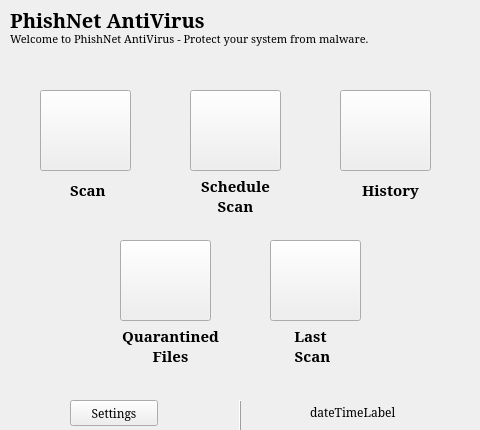
<?xml version="1.0" encoding="UTF-8"?>
<ui version="4.0">
 <class>HomePage</class>
 <widget class="QWidget" name="HomePage">
  <property name="geometry">
   <rect>
    <x>0</x>
    <y>0</y>
    <width>480</width>
    <height>430</height>
   </rect>
  </property>
  <property name="palette">
   <palette>
    <active>
     <colorrole role="WindowText">
      <brush brushstyle="SolidPattern">
       <color alpha="255">
        <red>57</red>
        <green>79</green>
        <blue>53</blue>
       </color>
      </brush>
     </colorrole>
     <colorrole role="Button">
      <brush brushstyle="SolidPattern">
       <color alpha="255">
        <red>194</red>
        <green>210</green>
        <blue>186</blue>
       </color>
      </brush>
     </colorrole>
     <colorrole role="Light">
      <brush brushstyle="SolidPattern">
       <color alpha="255">
        <red>255</red>
        <green>255</green>
        <blue>255</blue>
       </color>
      </brush>
     </colorrole>
     <colorrole role="Midlight">
      <brush brushstyle="SolidPattern">
       <color alpha="255">
        <red>224</red>
        <green>232</green>
        <blue>220</blue>
       </color>
      </brush>
     </colorrole>
     <colorrole role="Dark">
      <brush brushstyle="SolidPattern">
       <color alpha="255">
        <red>97</red>
        <green>105</green>
        <blue>93</blue>
       </color>
      </brush>
     </colorrole>
     <colorrole role="Mid">
      <brush brushstyle="SolidPattern">
       <color alpha="255">
        <red>129</red>
        <green>140</green>
        <blue>124</blue>
       </color>
      </brush>
     </colorrole>
     <colorrole role="Text">
      <brush brushstyle="SolidPattern">
       <color alpha="255">
        <red>0</red>
        <green>0</green>
        <blue>0</blue>
       </color>
      </brush>
     </colorrole>
     <colorrole role="BrightText">
      <brush brushstyle="SolidPattern">
       <color alpha="255">
        <red>255</red>
        <green>255</green>
        <blue>255</blue>
       </color>
      </brush>
     </colorrole>
     <colorrole role="ButtonText">
      <brush brushstyle="SolidPattern">
       <color alpha="255">
        <red>0</red>
        <green>0</green>
        <blue>0</blue>
       </color>
      </brush>
     </colorrole>
     <colorrole role="Base">
      <brush brushstyle="SolidPattern">
       <color alpha="255">
        <red>255</red>
        <green>255</green>
        <blue>255</blue>
       </color>
      </brush>
     </colorrole>
     <colorrole role="Window">
      <brush brushstyle="SolidPattern">
       <color alpha="255">
        <red>255</red>
        <green>255</green>
        <blue>255</blue>
       </color>
      </brush>
     </colorrole>
     <colorrole role="Shadow">
      <brush brushstyle="SolidPattern">
       <color alpha="255">
        <red>0</red>
        <green>0</green>
        <blue>0</blue>
       </color>
      </brush>
     </colorrole>
     <colorrole role="AlternateBase">
      <brush brushstyle="SolidPattern">
       <color alpha="255">
        <red>224</red>
        <green>232</green>
        <blue>220</blue>
       </color>
      </brush>
     </colorrole>
     <colorrole role="ToolTipBase">
      <brush brushstyle="SolidPattern">
       <color alpha="255">
        <red>255</red>
        <green>255</green>
        <blue>220</blue>
       </color>
      </brush>
     </colorrole>
     <colorrole role="ToolTipText">
      <brush brushstyle="SolidPattern">
       <color alpha="255">
        <red>0</red>
        <green>0</green>
        <blue>0</blue>
       </color>
      </brush>
     </colorrole>
     <colorrole role="PlaceholderText">
      <brush brushstyle="SolidPattern">
       <color alpha="127">
        <red>0</red>
        <green>0</green>
        <blue>0</blue>
       </color>
      </brush>
     </colorrole>
    </active>
    <inactive>
     <colorrole role="WindowText">
      <brush brushstyle="SolidPattern">
       <color alpha="255">
        <red>0</red>
        <green>0</green>
        <blue>0</blue>
       </color>
      </brush>
     </colorrole>
     <colorrole role="Button">
      <brush brushstyle="SolidPattern">
       <color alpha="255">
        <red>239</red>
        <green>239</green>
        <blue>239</blue>
       </color>
      </brush>
     </colorrole>
     <colorrole role="Light">
      <brush brushstyle="SolidPattern">
       <color alpha="255">
        <red>255</red>
        <green>255</green>
        <blue>255</blue>
       </color>
      </brush>
     </colorrole>
     <colorrole role="Midlight">
      <brush brushstyle="SolidPattern">
       <color alpha="255">
        <red>202</red>
        <green>202</green>
        <blue>202</blue>
       </color>
      </brush>
     </colorrole>
     <colorrole role="Dark">
      <brush brushstyle="SolidPattern">
       <color alpha="255">
        <red>159</red>
        <green>159</green>
        <blue>159</blue>
       </color>
      </brush>
     </colorrole>
     <colorrole role="Mid">
      <brush brushstyle="SolidPattern">
       <color alpha="255">
        <red>184</red>
        <green>184</green>
        <blue>184</blue>
       </color>
      </brush>
     </colorrole>
     <colorrole role="Text">
      <brush brushstyle="SolidPattern">
       <color alpha="255">
        <red>0</red>
        <green>0</green>
        <blue>0</blue>
       </color>
      </brush>
     </colorrole>
     <colorrole role="BrightText">
      <brush brushstyle="SolidPattern">
       <color alpha="255">
        <red>255</red>
        <green>255</green>
        <blue>255</blue>
       </color>
      </brush>
     </colorrole>
     <colorrole role="ButtonText">
      <brush brushstyle="SolidPattern">
       <color alpha="255">
        <red>0</red>
        <green>0</green>
        <blue>0</blue>
       </color>
      </brush>
     </colorrole>
     <colorrole role="Base">
      <brush brushstyle="SolidPattern">
       <color alpha="255">
        <red>255</red>
        <green>255</green>
        <blue>255</blue>
       </color>
      </brush>
     </colorrole>
     <colorrole role="Window">
      <brush brushstyle="SolidPattern">
       <color alpha="255">
        <red>239</red>
        <green>239</green>
        <blue>239</blue>
       </color>
      </brush>
     </colorrole>
     <colorrole role="Shadow">
      <brush brushstyle="SolidPattern">
       <color alpha="255">
        <red>118</red>
        <green>118</green>
        <blue>118</blue>
       </color>
      </brush>
     </colorrole>
     <colorrole role="AlternateBase">
      <brush brushstyle="SolidPattern">
       <color alpha="255">
        <red>247</red>
        <green>247</green>
        <blue>247</blue>
       </color>
      </brush>
     </colorrole>
     <colorrole role="ToolTipBase">
      <brush brushstyle="SolidPattern">
       <color alpha="255">
        <red>255</red>
        <green>255</green>
        <blue>220</blue>
       </color>
      </brush>
     </colorrole>
     <colorrole role="ToolTipText">
      <brush brushstyle="SolidPattern">
       <color alpha="255">
        <red>0</red>
        <green>0</green>
        <blue>0</blue>
       </color>
      </brush>
     </colorrole>
     <colorrole role="PlaceholderText">
      <brush brushstyle="SolidPattern">
       <color alpha="128">
        <red>0</red>
        <green>0</green>
        <blue>0</blue>
       </color>
      </brush>
     </colorrole>
    </inactive>
    <disabled>
     <colorrole role="WindowText">
      <brush brushstyle="SolidPattern">
       <color alpha="255">
        <red>97</red>
        <green>105</green>
        <blue>93</blue>
       </color>
      </brush>
     </colorrole>
     <colorrole role="Button">
      <brush brushstyle="SolidPattern">
       <color alpha="255">
        <red>194</red>
        <green>210</green>
        <blue>186</blue>
       </color>
      </brush>
     </colorrole>
     <colorrole role="Light">
      <brush brushstyle="SolidPattern">
       <color alpha="255">
        <red>255</red>
        <green>255</green>
        <blue>255</blue>
       </color>
      </brush>
     </colorrole>
     <colorrole role="Midlight">
      <brush brushstyle="SolidPattern">
       <color alpha="255">
        <red>224</red>
        <green>232</green>
        <blue>220</blue>
       </color>
      </brush>
     </colorrole>
     <colorrole role="Dark">
      <brush brushstyle="SolidPattern">
       <color alpha="255">
        <red>97</red>
        <green>105</green>
        <blue>93</blue>
       </color>
      </brush>
     </colorrole>
     <colorrole role="Mid">
      <brush brushstyle="SolidPattern">
       <color alpha="255">
        <red>129</red>
        <green>140</green>
        <blue>124</blue>
       </color>
      </brush>
     </colorrole>
     <colorrole role="Text">
      <brush brushstyle="SolidPattern">
       <color alpha="255">
        <red>97</red>
        <green>105</green>
        <blue>93</blue>
       </color>
      </brush>
     </colorrole>
     <colorrole role="BrightText">
      <brush brushstyle="SolidPattern">
       <color alpha="255">
        <red>255</red>
        <green>255</green>
        <blue>255</blue>
       </color>
      </brush>
     </colorrole>
     <colorrole role="ButtonText">
      <brush brushstyle="SolidPattern">
       <color alpha="255">
        <red>97</red>
        <green>105</green>
        <blue>93</blue>
       </color>
      </brush>
     </colorrole>
     <colorrole role="Base">
      <brush brushstyle="SolidPattern">
       <color alpha="255">
        <red>255</red>
        <green>255</green>
        <blue>255</blue>
       </color>
      </brush>
     </colorrole>
     <colorrole role="Window">
      <brush brushstyle="SolidPattern">
       <color alpha="255">
        <red>255</red>
        <green>255</green>
        <blue>255</blue>
       </color>
      </brush>
     </colorrole>
     <colorrole role="Shadow">
      <brush brushstyle="SolidPattern">
       <color alpha="255">
        <red>177</red>
        <green>177</green>
        <blue>177</blue>
       </color>
      </brush>
     </colorrole>
     <colorrole role="AlternateBase">
      <brush brushstyle="SolidPattern">
       <color alpha="255">
        <red>247</red>
        <green>247</green>
        <blue>247</blue>
       </color>
      </brush>
     </colorrole>
     <colorrole role="ToolTipBase">
      <brush brushstyle="SolidPattern">
       <color alpha="255">
        <red>255</red>
        <green>255</green>
        <blue>220</blue>
       </color>
      </brush>
     </colorrole>
     <colorrole role="ToolTipText">
      <brush brushstyle="SolidPattern">
       <color alpha="255">
        <red>0</red>
        <green>0</green>
        <blue>0</blue>
       </color>
      </brush>
     </colorrole>
     <colorrole role="PlaceholderText">
      <brush brushstyle="SolidPattern">
       <color alpha="128">
        <red>0</red>
        <green>0</green>
        <blue>0</blue>
       </color>
      </brush>
     </colorrole>
    </disabled>
   </palette>
  </property>
  <property name="windowTitle">
   <string>Form</string>
  </property>
  <widget class="QLabel" name="label">
   <property name="geometry">
    <rect>
     <x>10</x>
     <y>10</y>
     <width>201</width>
     <height>20</height>
    </rect>
   </property>
   <property name="palette">
    <palette>
     <active>
      <colorrole role="WindowText">
       <brush brushstyle="SolidPattern">
        <color alpha="255">
         <red>0</red>
         <green>0</green>
         <blue>0</blue>
        </color>
       </brush>
      </colorrole>
     </active>
     <inactive>
      <colorrole role="WindowText">
       <brush brushstyle="SolidPattern">
        <color alpha="255">
         <red>0</red>
         <green>0</green>
         <blue>0</blue>
        </color>
       </brush>
      </colorrole>
     </inactive>
     <disabled>
      <colorrole role="WindowText">
       <brush brushstyle="SolidPattern">
        <color alpha="255">
         <red>97</red>
         <green>105</green>
         <blue>93</blue>
        </color>
       </brush>
      </colorrole>
     </disabled>
    </palette>
   </property>
   <property name="font">
    <font>
     <family>Serif</family>
     <pointsize>15</pointsize>
     <bold>true</bold>
    </font>
   </property>
   <property name="text">
    <string>PhishNet AntiVirus</string>
   </property>
  </widget>
  <widget class="QLabel" name="label_2">
   <property name="geometry">
    <rect>
     <x>10</x>
     <y>30</y>
     <width>411</width>
     <height>18</height>
    </rect>
   </property>
   <property name="palette">
    <palette>
     <active>
      <colorrole role="WindowText">
       <brush brushstyle="SolidPattern">
        <color alpha="255">
         <red>94</red>
         <green>92</green>
         <blue>100</blue>
        </color>
       </brush>
      </colorrole>
     </active>
     <inactive>
      <colorrole role="WindowText">
       <brush brushstyle="SolidPattern">
        <color alpha="255">
         <red>0</red>
         <green>0</green>
         <blue>0</blue>
        </color>
       </brush>
      </colorrole>
     </inactive>
     <disabled>
      <colorrole role="WindowText">
       <brush brushstyle="SolidPattern">
        <color alpha="255">
         <red>97</red>
         <green>105</green>
         <blue>93</blue>
        </color>
       </brush>
      </colorrole>
     </disabled>
    </palette>
   </property>
   <property name="font">
    <font>
     <family>Serif</family>
     <pointsize>8</pointsize>
    </font>
   </property>
   <property name="text">
    <string>Welcome to PhishNet AntiVirus - Protect your system from malware. </string>
   </property>
  </widget>
  <widget class="QPushButton" name="pushButton">
   <property name="geometry">
    <rect>
     <x>40</x>
     <y>90</y>
     <width>91</width>
     <height>81</height>
    </rect>
   </property>
   <property name="palette">
    <palette>
     <active>
      <colorrole role="Button">
       <brush brushstyle="SolidPattern">
        <color alpha="255">
         <red>255</red>
         <green>255</green>
         <blue>255</blue>
        </color>
       </brush>
      </colorrole>
      <colorrole role="ButtonText">
       <brush brushstyle="SolidPattern">
        <color alpha="255">
         <red>57</red>
         <green>79</green>
         <blue>53</blue>
        </color>
       </brush>
      </colorrole>
     </active>
     <inactive>
      <colorrole role="Button">
       <brush brushstyle="SolidPattern">
        <color alpha="255">
         <red>239</red>
         <green>239</green>
         <blue>239</blue>
        </color>
       </brush>
      </colorrole>
      <colorrole role="ButtonText">
       <brush brushstyle="SolidPattern">
        <color alpha="255">
         <red>0</red>
         <green>0</green>
         <blue>0</blue>
        </color>
       </brush>
      </colorrole>
     </inactive>
     <disabled>
      <colorrole role="Button">
       <brush brushstyle="SolidPattern">
        <color alpha="255">
         <red>255</red>
         <green>255</green>
         <blue>255</blue>
        </color>
       </brush>
      </colorrole>
      <colorrole role="ButtonText">
       <brush brushstyle="SolidPattern">
        <color alpha="255">
         <red>97</red>
         <green>105</green>
         <blue>93</blue>
        </color>
       </brush>
      </colorrole>
     </disabled>
    </palette>
   </property>
   <property name="font">
    <font>
     <family>Serif</family>
     <bold>true</bold>
    </font>
   </property>
   <property name="text">
    <string/>
   </property>
   <property name="icon">
    <iconset>
     <normaloff>../../scan icon.webp</normaloff>../../scan icon.webp</iconset>
   </property>
   <property name="iconSize">
    <size>
     <width>60</width>
     <height>60</height>
    </size>
   </property>
  </widget>
  <widget class="QPushButton" name="pushButton_2">
   <property name="geometry">
    <rect>
     <x>190</x>
     <y>90</y>
     <width>91</width>
     <height>81</height>
    </rect>
   </property>
   <property name="palette">
    <palette>
     <active>
      <colorrole role="WindowText">
       <brush brushstyle="SolidPattern">
        <color alpha="255">
         <red>57</red>
         <green>79</green>
         <blue>53</blue>
        </color>
       </brush>
      </colorrole>
      <colorrole role="Button">
       <brush brushstyle="SolidPattern">
        <color alpha="255">
         <red>255</red>
         <green>255</green>
         <blue>255</blue>
        </color>
       </brush>
      </colorrole>
      <colorrole role="ButtonText">
       <brush brushstyle="SolidPattern">
        <color alpha="255">
         <red>57</red>
         <green>79</green>
         <blue>53</blue>
        </color>
       </brush>
      </colorrole>
     </active>
     <inactive>
      <colorrole role="WindowText">
       <brush brushstyle="SolidPattern">
        <color alpha="255">
         <red>0</red>
         <green>0</green>
         <blue>0</blue>
        </color>
       </brush>
      </colorrole>
      <colorrole role="Button">
       <brush brushstyle="SolidPattern">
        <color alpha="255">
         <red>239</red>
         <green>239</green>
         <blue>239</blue>
        </color>
       </brush>
      </colorrole>
      <colorrole role="ButtonText">
       <brush brushstyle="SolidPattern">
        <color alpha="255">
         <red>0</red>
         <green>0</green>
         <blue>0</blue>
        </color>
       </brush>
      </colorrole>
     </inactive>
     <disabled>
      <colorrole role="WindowText">
       <brush brushstyle="SolidPattern">
        <color alpha="255">
         <red>97</red>
         <green>105</green>
         <blue>93</blue>
        </color>
       </brush>
      </colorrole>
      <colorrole role="Button">
       <brush brushstyle="SolidPattern">
        <color alpha="255">
         <red>255</red>
         <green>255</green>
         <blue>255</blue>
        </color>
       </brush>
      </colorrole>
      <colorrole role="ButtonText">
       <brush brushstyle="SolidPattern">
        <color alpha="255">
         <red>97</red>
         <green>105</green>
         <blue>93</blue>
        </color>
       </brush>
      </colorrole>
     </disabled>
    </palette>
   </property>
   <property name="font">
    <font>
     <family>Serif</family>
     <pointsize>11</pointsize>
     <bold>true</bold>
    </font>
   </property>
   <property name="text">
    <string/>
   </property>
   <property name="icon">
    <iconset>
     <normaloff>../../schedulescancorrect.png</normaloff>../../schedulescancorrect.png</iconset>
   </property>
   <property name="iconSize">
    <size>
     <width>75</width>
     <height>75</height>
    </size>
   </property>
  </widget>
  <widget class="QPushButton" name="pushButton_6">
   <property name="geometry">
    <rect>
     <x>340</x>
     <y>90</y>
     <width>91</width>
     <height>81</height>
    </rect>
   </property>
   <property name="palette">
    <palette>
     <active>
      <colorrole role="Button">
       <brush brushstyle="SolidPattern">
        <color alpha="255">
         <red>255</red>
         <green>255</green>
         <blue>255</blue>
        </color>
       </brush>
      </colorrole>
      <colorrole role="ButtonText">
       <brush brushstyle="SolidPattern">
        <color alpha="255">
         <red>57</red>
         <green>79</green>
         <blue>53</blue>
        </color>
       </brush>
      </colorrole>
     </active>
     <inactive>
      <colorrole role="Button">
       <brush brushstyle="SolidPattern">
        <color alpha="255">
         <red>239</red>
         <green>239</green>
         <blue>239</blue>
        </color>
       </brush>
      </colorrole>
      <colorrole role="ButtonText">
       <brush brushstyle="SolidPattern">
        <color alpha="255">
         <red>0</red>
         <green>0</green>
         <blue>0</blue>
        </color>
       </brush>
      </colorrole>
     </inactive>
     <disabled>
      <colorrole role="Button">
       <brush brushstyle="SolidPattern">
        <color alpha="255">
         <red>255</red>
         <green>255</green>
         <blue>255</blue>
        </color>
       </brush>
      </colorrole>
      <colorrole role="ButtonText">
       <brush brushstyle="SolidPattern">
        <color alpha="255">
         <red>97</red>
         <green>105</green>
         <blue>93</blue>
        </color>
       </brush>
      </colorrole>
     </disabled>
    </palette>
   </property>
   <property name="font">
    <font>
     <family>Serif</family>
     <pointsize>11</pointsize>
     <bold>true</bold>
    </font>
   </property>
   <property name="text">
    <string/>
   </property>
   <property name="icon">
    <iconset>
     <normaloff>../../historyyicon.png</normaloff>../../historyyicon.png</iconset>
   </property>
   <property name="iconSize">
    <size>
     <width>75</width>
     <height>75</height>
    </size>
   </property>
  </widget>
  <widget class="QPushButton" name="pushButton_3">
   <property name="geometry">
    <rect>
     <x>120</x>
     <y>240</y>
     <width>91</width>
     <height>81</height>
    </rect>
   </property>
   <property name="palette">
    <palette>
     <active>
      <colorrole role="Button">
       <brush brushstyle="SolidPattern">
        <color alpha="255">
         <red>255</red>
         <green>255</green>
         <blue>255</blue>
        </color>
       </brush>
      </colorrole>
      <colorrole role="ButtonText">
       <brush brushstyle="SolidPattern">
        <color alpha="255">
         <red>57</red>
         <green>79</green>
         <blue>53</blue>
        </color>
       </brush>
      </colorrole>
     </active>
     <inactive>
      <colorrole role="Button">
       <brush brushstyle="SolidPattern">
        <color alpha="255">
         <red>239</red>
         <green>239</green>
         <blue>239</blue>
        </color>
       </brush>
      </colorrole>
      <colorrole role="ButtonText">
       <brush brushstyle="SolidPattern">
        <color alpha="255">
         <red>0</red>
         <green>0</green>
         <blue>0</blue>
        </color>
       </brush>
      </colorrole>
     </inactive>
     <disabled>
      <colorrole role="Button">
       <brush brushstyle="SolidPattern">
        <color alpha="255">
         <red>255</red>
         <green>255</green>
         <blue>255</blue>
        </color>
       </brush>
      </colorrole>
      <colorrole role="ButtonText">
       <brush brushstyle="SolidPattern">
        <color alpha="255">
         <red>97</red>
         <green>105</green>
         <blue>93</blue>
        </color>
       </brush>
      </colorrole>
     </disabled>
    </palette>
   </property>
   <property name="font">
    <font>
     <family>Serif</family>
     <bold>true</bold>
    </font>
   </property>
   <property name="text">
    <string/>
   </property>
   <property name="icon">
    <iconset>
     <normaloff>../../quarfilesicon.png</normaloff>../../quarfilesicon.png</iconset>
   </property>
   <property name="iconSize">
    <size>
     <width>75</width>
     <height>75</height>
    </size>
   </property>
  </widget>
  <widget class="QLabel" name="label_4">
   <property name="geometry">
    <rect>
     <x>190</x>
     <y>170</y>
     <width>91</width>
     <height>51</height>
    </rect>
   </property>
   <property name="palette">
    <palette>
     <active>
      <colorrole role="WindowText">
       <brush brushstyle="SolidPattern">
        <color alpha="255">
         <red>0</red>
         <green>0</green>
         <blue>0</blue>
        </color>
       </brush>
      </colorrole>
     </active>
     <inactive>
      <colorrole role="WindowText">
       <brush brushstyle="SolidPattern">
        <color alpha="255">
         <red>0</red>
         <green>0</green>
         <blue>0</blue>
        </color>
       </brush>
      </colorrole>
     </inactive>
     <disabled>
      <colorrole role="WindowText">
       <brush brushstyle="SolidPattern">
        <color alpha="255">
         <red>97</red>
         <green>105</green>
         <blue>93</blue>
        </color>
       </brush>
      </colorrole>
     </disabled>
    </palette>
   </property>
   <property name="font">
    <font>
     <family>Serif</family>
     <pointsize>11</pointsize>
     <bold>true</bold>
    </font>
   </property>
   <property name="text">
    <string>Schedule
Scan</string>
   </property>
   <property name="alignment">
    <set>Qt::AlignCenter</set>
   </property>
  </widget>
  <widget class="QLabel" name="label_6">
   <property name="geometry">
    <rect>
     <x>70</x>
     <y>180</y>
     <width>51</width>
     <height>20</height>
    </rect>
   </property>
   <property name="palette">
    <palette>
     <active>
      <colorrole role="WindowText">
       <brush brushstyle="SolidPattern">
        <color alpha="255">
         <red>0</red>
         <green>0</green>
         <blue>0</blue>
        </color>
       </brush>
      </colorrole>
     </active>
     <inactive>
      <colorrole role="WindowText">
       <brush brushstyle="SolidPattern">
        <color alpha="255">
         <red>0</red>
         <green>0</green>
         <blue>0</blue>
        </color>
       </brush>
      </colorrole>
     </inactive>
     <disabled>
      <colorrole role="WindowText">
       <brush brushstyle="SolidPattern">
        <color alpha="255">
         <red>97</red>
         <green>105</green>
         <blue>93</blue>
        </color>
       </brush>
      </colorrole>
     </disabled>
    </palette>
   </property>
   <property name="font">
    <font>
     <family>Serif</family>
     <pointsize>11</pointsize>
     <bold>true</bold>
    </font>
   </property>
   <property name="text">
    <string>Scan</string>
   </property>
  </widget>
  <widget class="QLabel" name="label_7">
   <property name="geometry">
    <rect>
     <x>350</x>
     <y>180</y>
     <width>81</width>
     <height>20</height>
    </rect>
   </property>
   <property name="palette">
    <palette>
     <active>
      <colorrole role="WindowText">
       <brush brushstyle="SolidPattern">
        <color alpha="255">
         <red>0</red>
         <green>0</green>
         <blue>0</blue>
        </color>
       </brush>
      </colorrole>
     </active>
     <inactive>
      <colorrole role="WindowText">
       <brush brushstyle="SolidPattern">
        <color alpha="255">
         <red>0</red>
         <green>0</green>
         <blue>0</blue>
        </color>
       </brush>
      </colorrole>
     </inactive>
     <disabled>
      <colorrole role="WindowText">
       <brush brushstyle="SolidPattern">
        <color alpha="255">
         <red>97</red>
         <green>105</green>
         <blue>93</blue>
        </color>
       </brush>
      </colorrole>
     </disabled>
    </palette>
   </property>
   <property name="font">
    <font>
     <family>Serif</family>
     <pointsize>11</pointsize>
     <bold>true</bold>
    </font>
   </property>
   <property name="toolTip">
    <string/>
   </property>
   <property name="autoFillBackground">
    <bool>false</bool>
   </property>
   <property name="text">
    <string>History</string>
   </property>
   <property name="alignment">
    <set>Qt::AlignCenter</set>
   </property>
  </widget>
  <widget class="QLabel" name="label_8">
   <property name="geometry">
    <rect>
     <x>110</x>
     <y>320</y>
     <width>121</width>
     <height>51</height>
    </rect>
   </property>
   <property name="palette">
    <palette>
     <active>
      <colorrole role="WindowText">
       <brush brushstyle="SolidPattern">
        <color alpha="255">
         <red>0</red>
         <green>0</green>
         <blue>0</blue>
        </color>
       </brush>
      </colorrole>
     </active>
     <inactive>
      <colorrole role="WindowText">
       <brush brushstyle="SolidPattern">
        <color alpha="255">
         <red>0</red>
         <green>0</green>
         <blue>0</blue>
        </color>
       </brush>
      </colorrole>
     </inactive>
     <disabled>
      <colorrole role="WindowText">
       <brush brushstyle="SolidPattern">
        <color alpha="255">
         <red>97</red>
         <green>105</green>
         <blue>93</blue>
        </color>
       </brush>
      </colorrole>
     </disabled>
    </palette>
   </property>
   <property name="font">
    <font>
     <family>Serif</family>
     <pointsize>11</pointsize>
     <bold>true</bold>
    </font>
   </property>
   <property name="toolTip">
    <string/>
   </property>
   <property name="text">
    <string>Quarantined
Files</string>
   </property>
   <property name="alignment">
    <set>Qt::AlignCenter</set>
   </property>
  </widget>
  <widget class="QLabel" name="label_9">
   <property name="geometry">
    <rect>
     <x>280</x>
     <y>320</y>
     <width>61</width>
     <height>51</height>
    </rect>
   </property>
   <property name="palette">
    <palette>
     <active>
      <colorrole role="WindowText">
       <brush brushstyle="SolidPattern">
        <color alpha="255">
         <red>0</red>
         <green>0</green>
         <blue>0</blue>
        </color>
       </brush>
      </colorrole>
     </active>
     <inactive>
      <colorrole role="WindowText">
       <brush brushstyle="SolidPattern">
        <color alpha="255">
         <red>0</red>
         <green>0</green>
         <blue>0</blue>
        </color>
       </brush>
      </colorrole>
     </inactive>
     <disabled>
      <colorrole role="WindowText">
       <brush brushstyle="SolidPattern">
        <color alpha="255">
         <red>97</red>
         <green>105</green>
         <blue>93</blue>
        </color>
       </brush>
      </colorrole>
     </disabled>
    </palette>
   </property>
   <property name="font">
    <font>
     <family>Serif</family>
     <pointsize>11</pointsize>
     <bold>true</bold>
    </font>
   </property>
   <property name="text">
    <string>Last
 Scan</string>
   </property>
   <property name="alignment">
    <set>Qt::AlignCenter</set>
   </property>
  </widget>
  <widget class="QPushButton" name="pushButton_4">
   <property name="geometry">
    <rect>
     <x>270</x>
     <y>240</y>
     <width>91</width>
     <height>81</height>
    </rect>
   </property>
   <property name="palette">
    <palette>
     <active>
      <colorrole role="Button">
       <brush brushstyle="SolidPattern">
        <color alpha="255">
         <red>255</red>
         <green>255</green>
         <blue>255</blue>
        </color>
       </brush>
      </colorrole>
      <colorrole role="ButtonText">
       <brush brushstyle="SolidPattern">
        <color alpha="255">
         <red>57</red>
         <green>79</green>
         <blue>53</blue>
        </color>
       </brush>
      </colorrole>
     </active>
     <inactive>
      <colorrole role="Button">
       <brush brushstyle="SolidPattern">
        <color alpha="255">
         <red>239</red>
         <green>239</green>
         <blue>239</blue>
        </color>
       </brush>
      </colorrole>
      <colorrole role="ButtonText">
       <brush brushstyle="SolidPattern">
        <color alpha="255">
         <red>0</red>
         <green>0</green>
         <blue>0</blue>
        </color>
       </brush>
      </colorrole>
     </inactive>
     <disabled>
      <colorrole role="Button">
       <brush brushstyle="SolidPattern">
        <color alpha="255">
         <red>255</red>
         <green>255</green>
         <blue>255</blue>
        </color>
       </brush>
      </colorrole>
      <colorrole role="ButtonText">
       <brush brushstyle="SolidPattern">
        <color alpha="255">
         <red>97</red>
         <green>105</green>
         <blue>93</blue>
        </color>
       </brush>
      </colorrole>
     </disabled>
    </palette>
   </property>
   <property name="font">
    <font>
     <family>Serif</family>
     <bold>true</bold>
    </font>
   </property>
   <property name="text">
    <string/>
   </property>
   <property name="icon">
    <iconset>
     <normaloff>../../previousscan.png</normaloff>../../previousscan.png</iconset>
   </property>
   <property name="iconSize">
    <size>
     <width>75</width>
     <height>75</height>
    </size>
   </property>
  </widget>
  <widget class="QLabel" name="label_3">
   <property name="geometry">
    <rect>
     <x>410</x>
     <y>0</y>
     <width>71</width>
     <height>71</height>
    </rect>
   </property>
   <property name="text">
    <string/>
   </property>
   <property name="pixmap">
    <pixmap>../../../Pictures/Screenshots/Screenshot from 2024-11-05 15-04-27.png</pixmap>
   </property>
  </widget>
  <widget class="QFrame" name="frame">
   <property name="geometry">
    <rect>
     <x>0</x>
     <y>400</y>
     <width>481</width>
     <height>31</height>
    </rect>
   </property>
   <property name="font">
    <font>
     <family>Serif</family>
    </font>
   </property>
   <property name="frameShape">
    <enum>QFrame::VLine</enum>
   </property>
   <property name="frameShadow">
    <enum>QFrame::Raised</enum>
   </property>
   <widget class="QPushButton" name="pushButton_5">
    <property name="geometry">
     <rect>
      <x>70</x>
      <y>0</y>
      <width>88</width>
      <height>26</height>
     </rect>
    </property>
    <property name="palette">
     <palette>
      <active>
       <colorrole role="Button">
        <brush brushstyle="SolidPattern">
         <color alpha="255">
          <red>255</red>
          <green>255</green>
          <blue>255</blue>
         </color>
        </brush>
       </colorrole>
      </active>
      <inactive>
       <colorrole role="Button">
        <brush brushstyle="SolidPattern">
         <color alpha="255">
          <red>239</red>
          <green>239</green>
          <blue>239</blue>
         </color>
        </brush>
       </colorrole>
      </inactive>
      <disabled>
       <colorrole role="Button">
        <brush brushstyle="SolidPattern">
         <color alpha="255">
          <red>255</red>
          <green>255</green>
          <blue>255</blue>
         </color>
        </brush>
       </colorrole>
      </disabled>
     </palette>
    </property>
    <property name="text">
     <string>Settings</string>
    </property>
    <property name="icon">
     <iconset theme="preferences-system"/>
    </property>
   </widget>
   <widget class="QLabel" name="label_5">
    <property name="geometry">
     <rect>
      <x>310</x>
      <y>-3</y>
      <width>121</width>
      <height>31</height>
     </rect>
    </property>
    <property name="palette">
     <palette>
      <active>
       <colorrole role="WindowText">
        <brush brushstyle="SolidPattern">
         <color alpha="255">
          <red>0</red>
          <green>0</green>
          <blue>0</blue>
         </color>
        </brush>
       </colorrole>
      </active>
      <inactive>
       <colorrole role="WindowText">
        <brush brushstyle="SolidPattern">
         <color alpha="255">
          <red>0</red>
          <green>0</green>
          <blue>0</blue>
         </color>
        </brush>
       </colorrole>
      </inactive>
      <disabled>
       <colorrole role="WindowText">
        <brush brushstyle="SolidPattern">
         <color alpha="255">
          <red>97</red>
          <green>105</green>
          <blue>93</blue>
         </color>
        </brush>
       </colorrole>
      </disabled>
     </palette>
    </property>
    <property name="font">
     <font>
      <family>Serif</family>
     </font>
    </property>
    <property name="text">
     <string>dateTimeLabel</string>
    </property>
   </widget>
  </widget>
 </widget>
 <resources/>
 <connections/>
</ui>
